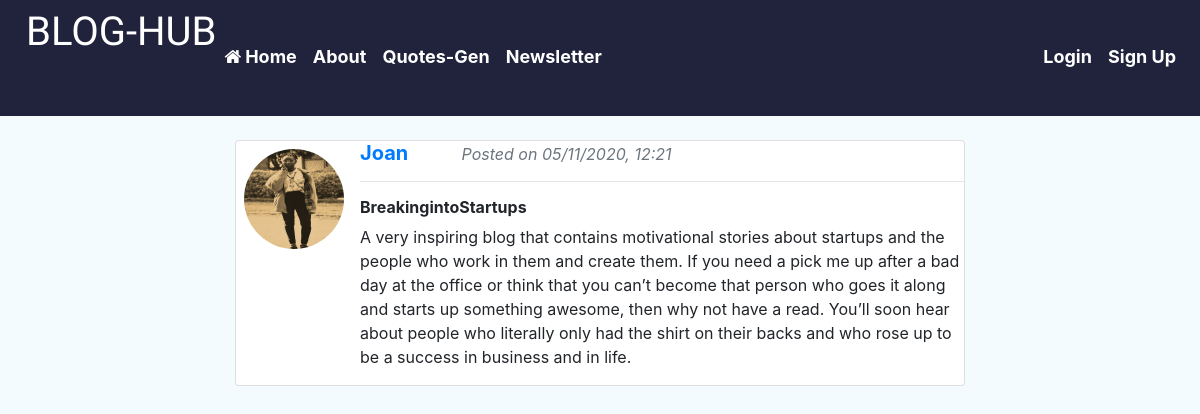
The app's page /post/4 with its own data.
### blog/models.py (models this page shows, shortened)
class User(db.Model, UserMixin):
    id = db.Column(db.Integer, primary_key=True)
    username = db.Column(db.String(20), unique=True, nullable=False)
    email = db.Column(db.String(120), unique=True, nullable=False)
    image_file = db.Column(db.String(20),nullable=False, default='default.png')
    password = db.Column(db.String(60), nullable=False)
    posts = db.relationship('Post', backref='author', lazy=True)

class Post(db.Model):
    id = db.Column(db.Integer, primary_key=True)
    title = db.Column(db.String(100), nullable=False)
    date_posted = db.Column(db.DateTime, nullable=False, default=datetime.utcnow)
    content = db.Column(db.Text, nullable=False)
    user_id = db.Column(db.Integer, db.ForeignKey('user.id'), nullable=False)

### blog/posts/routes.py (the view)
@posts.route('/post/<int:post_id>', methods=['GET', 'POST'])
def post(post_id):
    post = Post.query.get_or_404(post_id)
    return render_template('post.html', title='Post Title', post=post)

### blog/templates/post.html (shortened to what this page needs)
{% extends 'layout.html' %}
{% block content %}
        <div class="card">
            <article class="media ml-2">
                <img class="rounded-circle mr-3 mt-2" style="width: 100px; height: 100px;" src="{{ url_for('static', filename='profile_pics/' + post.author.image_file) }}">
                <div class="media-body">
                    <h5 class="mt-0"><a style = "text-decoration: none; font-weight: 700;" href="{{ url_for('users.user_posts', username=post.author.username) }}">{{ post.author.username }}</a>
                        <small><i class="text-muted ml-5">Posted on {{ post.date_posted.strftime("%m/%d/%Y, %H:%M") }}</i></small></h5>
                    <hr>
                    <h6 style="font-weight: 700;">{{ post.title }}</h6>
                    <p>{{ post.content }}</p>
                </div>
            </article>
        </div>
        <br>
{% endblock %}

### records on screen
User: image_file (picture), author.username "Joan"
Post: date_posted "05/11/2020, 12:21", title "BreakingintoStartups", content "A very inspiring blog that contains motivational stories about startups and the people who work in them and create them. If you need a pick me up after a bad day at the office or think that you can’t become that person who goes it along and starts up something awesome, then why not have a read. You’ll soon hear about people who literally only had the shirt on their backs and who rose up to be a success in business and in life."
